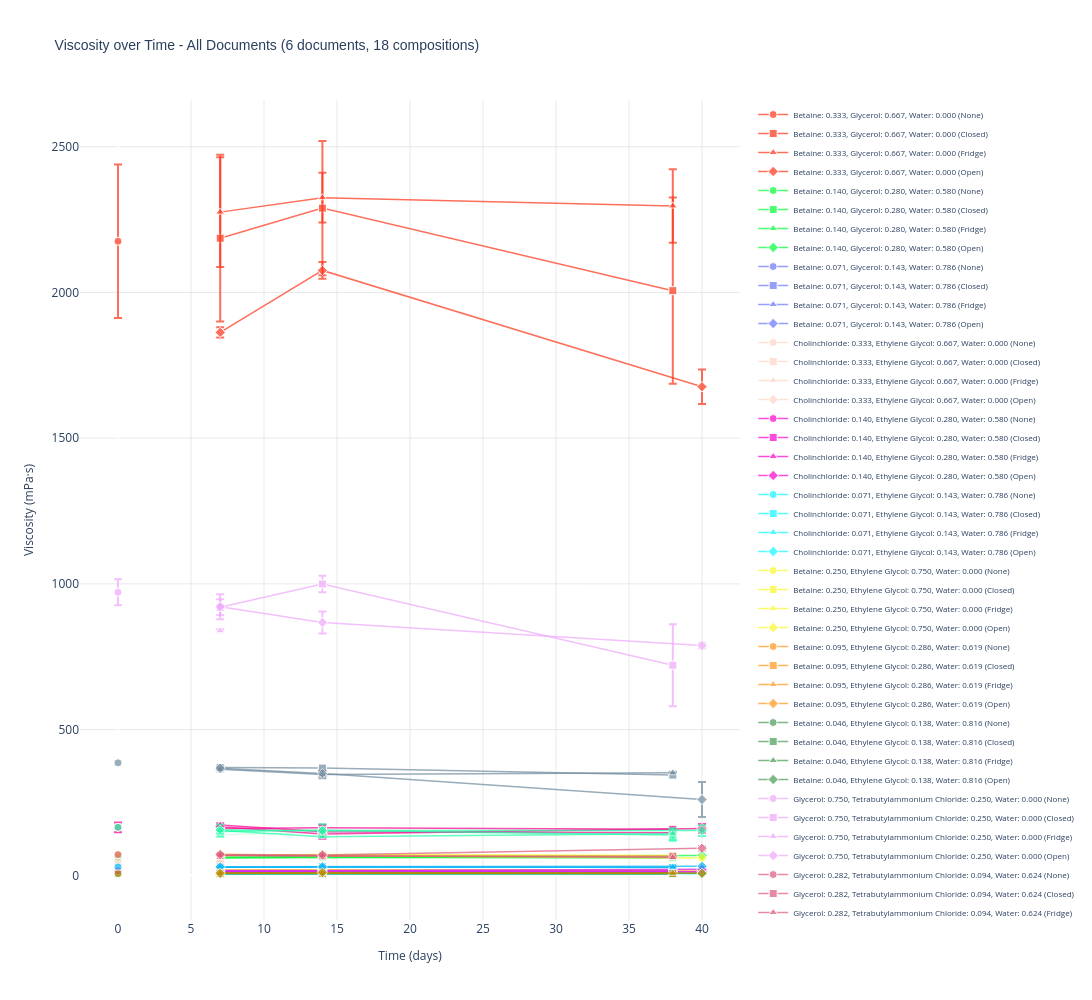

Notebook source saved alongside this figure:
### Code cell
# Extrahiere Viskositätsdaten aus allen Dokumenten
data_by_composition = extract_property_data(
    documents, 
    property_id="viscosity", 
    parameter_id="parameter_time",
    show_summary=False
)

data_by_composition
# Plotte Viskosität über Zeit
plotly_property_over_parameter(
    data_by_composition,
    parameter_label="Time (days)",
    property_label="Viscosity (mPa·s)",
    title="Viscosity over Time",
    num_documents=len(documents)
)

### Figure 1 — Plotly figure (JSON) as saved in the notebook; plotly's stock layout.template omitted (floating-point values rounded to 4 significant figures)
{"data": [{"error_y": {"array": [263.1], "type": "data", "visible": true}, "line": {"color": "#FD3216", "width": 1.5}, "marker": {"color": "#FD3216", "line": {"color": "white", "width": 1}, "size": 8, "symbol": "circle"}, "mode": "lines+markers", "name": "Betaine: 0.333, Glycerol: 0.667, Water: 0.000 (None)", "opacity": 0.7, "showlegend": true, "type": "scatter", "x": [0], "y": [2176.0]}, {"error_y": {"array": [286.2, 230.4, 319.7], "type": "data", "visible": true}, "line": {"color": "#FD3216", "width": 1.5}, "marker": {"color": "#FD3216", "line": {"color": "white", "width": 1}, "size": 8, "symbol": "square"}, "mode": "lines+markers", "name": "Betaine: 0.333, Glycerol: 0.667, Water: 0.000 (Closed)", "opacity": 0.7, "showlegend": true, "type": "scatter", "x": [7, 14, 38], "y": [2186.0, 2289.0, 2006.0]}, {"error_y": {"array": [187.9, 85.22, 126.2], "type": "data", "visible": true}, "line": {"color": "#FD3216", "width": 1.5}, "marker": {"color": "#FD3216", "line": {"color": "white", "width": 1}, "size": 8, "symbol": "triangle-up"}, "mode": "lines+markers", "name": "Betaine: 0.333, Glycerol: 0.667, Water: 0.000 (Fridge)", "opacity": 0.7, "showlegend": true, "type": "scatter", "x": [7, 14, 38], "y": [2276.0, 2325, 2297.0]}, {"error_y": {"array": [17.49, 28.66, 59.17], "type": "data", "visible": true}, "line": {"color": "#FD3216", "width": 1.5}, "marker": {"color": "#FD3216", "line": {"color": "white", "width": 1}, "size": 8, "symbol": "diamond"}, "mode": "lines+markers", "name": "Betaine: 0.333, Glycerol: 0.667, Water: 0.000 (Open)", "opacity": 0.7, "showlegend": true, "type": "scatter", "x": [7, 14, 40], "y": [1863.0, 2076.0, 1677.0]}, {"error_y": {"array": [0.01116], "type": "data", "visible": true}, "line": {"color": "#00FE35", "width": 1.5}, "marker": {"color": "#00FE35", "line": {"color": "white", "width": 1}, "size": 8, "symbol": "circle"}, "mode": "lines+markers", "name": "Betaine: 0.140, Glycerol: 0.280, Water: 0.580 (None)", "opacity": 0.7, "showlegend": true, "type": "scatter", "x": [0], "y": [61.87]}, {"error_y": {"array": [0.2642, 1.969, 0.6178], "type": "data", "visible": true}, "line": {"color": "#00FE35", "width": 1.5}, "marker": {"color": "#00FE35", "line": {"color": "white", "width": 1}, "size": 8, "symbol": "square"}, "mode": "lines+markers", "name": "Betaine: 0.140, Glycerol: 0.280, Water: 0.580 (Closed)", "opacity": 0.7, "showlegend": true, "type": "scatter", "x": [7, 14, 38], "y": [59.22, 63.24, 60.48]}, {"error_y": {"array": [0.3461, 0.5945, 0.5194], "type": "data", "visible": true}, "line": {"color": "#00FE35", "width": 1.5}, "marker": {"color": "#00FE35", "line": {"color": "white", "width": 1}, "size": 8, "symbol": "triangle-up"}, "mode": "lines+markers", "name": "Betaine: 0.140, Glycerol: 0.280, Water: 0.580 (Fridge)", "opacity": 0.7, "showlegend": true, "type": "scatter", "x": [7, 14, 38], "y": [60.58, 61.2, 61.07]}, {"error_y": {"array": [1.585, 0.9725, 0.5215], "type": "data", "visible": true}, "line": {"color": "#00FE35", "width": 1.5}, "marker": {"color": "#00FE35", "line": {"color": "white", "width": 1}, "size": 8, "symbol": "diamond"}, "mode": "lines+markers", "name": "Betaine: 0.140, Glycerol: 0.280, Water: 0.580 (Open)", "opacity": 0.7, "showlegend": true, "type": "scatter", "x": [7, 14, 40], "y": [62.93, 63.76, 68.09]}, {"error_y": {"array": [0.5618], "type": "data", "visible": true}, "line": {"color": "#6A76FC", "width": 1.5}, "marker": {"color": "#6A76FC", "line": {"color": "white", "width": 1}, "size": 8, "symbol": "circle"}, "mode": "lines+markers", "name": "Betaine: 0.071, Glycerol: 0.143, Water: 0.786 (None)", "opacity": 0.7, "showlegend": true, "type": "scatter", "x": [0], "y": [10.68]}, {"error_y": {"array": [0.6963, 0.07651, 0.1438], "type": "data", "visible": true}, "line": {"color": "#6A76FC", "width": 1.5}, "marker": {"color": "#6A76FC", "line": {"color": "white", "width": 1}, "size": 8, "symbol": "square"}, "mode": "lines+markers", "name": "Betaine: 0.071, Glycerol: 0.143, Water: 0.786 (Closed)", "opacity": 0.7, "showlegend": true, "type": "scatter", "x": [7, 14, 38], "y": [10.44, 10.18, 9.73]}, {"error_y": {"array": [0.09546, 0.01276, 0.1649], "type": "data", "visible": true}, "line": {"color": "#6A76FC", "width": 1.5}, "marker": {"color": "#6A76FC", "line": {"color": "white", "width": 1}, "size": 8, "symbol": "triangle-up"}, "mode": "lines+markers", "name": "Betaine: 0.071, Glycerol: 0.143, Water: 0.786 (Fridge)", "opacity": 0.7, "showlegend": true, "type": "scatter", "x": [7, 14, 38], "y": [9.79, 9.93, 9.59]}, {"error_y": {"array": [0.9689, 0.469, 0.05511], "type": "data", "visible": true}, "line": {"color": "#6A76FC", "width": 1.5}, "marker": {"color": "#6A76FC", "line": {"color": "white", "width": 1}, "size": 8, "symbol": "diamond"}, "mode": "lines+markers", "name": "Betaine: 0.071, Glycerol: 0.143, Water: 0.786 (Open)", "opacity": 0.7, "showlegend": true, "type": "scatter", "x": [7, 14, 40], "y": [9.89, 10.45, 11.69]}, {"error_y": {"array": [2.017], "type": "data", "visible": true}, "line": {"color": "#FED4C4", "width": 1.5}, "marker": {"color": "#FED4C4", "line": {"color": "white", "width": 1}, "size": 8, "symbol": "circle"}, "mode": "lines+markers", "name": "Cholinchloride: 0.333, Ethylene Glycol: 0.667, Water: 0.000 (None)", "opacity": 0.7, "showlegend": true, "type": "scatter", "x": [0], "y": [47]}, {"error_y": {"array": [0.2083], "type": "data", "visible": true}, "line": {"color": "#FED4C4", "width": 1.5}, "marker": {"color": "#FED4C4", "line": {"color": "white", "width": 1}, "size": 8, "symbol": "square"}, "mode": "lines+markers", "name": "Cholinchloride: 0.333, Ethylene Glycol: 0.667, Water: 0.000 (Closed)", "opacity": 0.7, "showlegend": true, "type": "scatter", "x": [7], "y": [45]}, {"error_y": {"array": [0.3126], "type": "data", "visible": true}, "line": {"color": "#FED4C4", "width": 1.5}, "marker": {"color": "#FED4C4", "line": {"color": "white", "width": 1}, "size": 8, "symbol": "triangle-up"}, "mode": "lines+markers", "name": "Cholinchloride: 0.333, Ethylene Glycol: 0.667, Water: 0.000 (Fridge)", "opacity": 0.7, "showlegend": true, "type": "scatter", "x": [7], "y": [45]}, {"error_y": {"array": [0.495], "type": "data", "visible": true}, "line": {"color": "#FED4C4", "width": 1.5}, "marker": {"color": "#FED4C4", "line": {"color": "white", "width": 1}, "size": 8, "symbol": "diamond"}, "mode": "lines+markers", "name": "Cholinchloride: 0.333, Ethylene Glycol: 0.667, Water: 0.000 (Open)", "opacity": 0.7, "showlegend": true, "type": "scatter", "x": [7], "y": [46]}, {"error_y": {"array": [0.04725], "type": "data", "visible": true}, "line": {"color": "#FE00CE", "width": 1.5}, "marker": {"color": "#FE00CE", "line": {"color": "white", "width": 1}, "size": 8, "symbol": "circle"}, "mode": "lines+markers", "name": "Cholinchloride: 0.140, Ethylene Glycol: 0.280, Water: 0.580 (None)", "opacity": 0.7, "showlegend": true, "type": "scatter", "x": [0], "y": [12]}, {"error_y": {"array": [0.2449, 0.4932, 0.2866], "type": "data", "visible": true}, "line": {"color": "#FE00CE", "width": 1.5}, "marker": {"color": "#FE00CE", "line": {"color": "white", "width": 1}, "size": 8, "symbol": "square"}, "mode": "lines+markers", "name": "Cholinchloride: 0.140, Ethylene Glycol: 0.280, Water: 0.580 (Closed)", "opacity": 0.7, "showlegend": true, "type": "scatter", "x": [7, 14, 38], "y": [12, 12, 12]}, {"error_y": {"array": [0.134, 0.02652, 0.5554], "type": "data", "visible": true}, "line": {"color": "#FE00CE", "width": 1.5}, "marker": {"color": "#FE00CE", "line": {"color": "white", "width": 1}, "size": 8, "symbol": "triangle-up"}, "mode": "lines+markers", "name": "Cholinchloride: 0.140, Ethylene Glycol: 0.280, Water: 0.580 (Fridge)", "opacity": 0.7, "showlegend": true, "type": "scatter", "x": [7, 14, 38], "y": [12, 12, 12]}, {"error_y": {"array": [0.05582, 0.2278, 0.2256], "type": "data", "visible": true}, "line": {"color": "#FE00CE", "width": 1.5}, "marker": {"color": "#FE00CE", "line": {"color": "white", "width": 1}, "size": 8, "symbol": "diamond"}, "mode": "lines+markers", "name": "Cholinchloride: 0.140, Ethylene Glycol: 0.280, Water: 0.580 (Open)", "opacity": 0.7, "showlegend": true, "type": "scatter", "x": [7, 14, 40], "y": [12, 12, 12]}, {"error_y": {"array": [0.02021], "type": "data", "visible": true}, "line": {"color": "#0DF9FF", "width": 1.5}, "marker": {"color": "#0DF9FF", "line": {"color": "white", "width": 1}, "size": 8, "symbol": "circle"}, "mode": "lines+markers", "name": "Cholinchloride: 0.071, Ethylene Glycol: 0.143, Water: 0.786 (None)", "opacity": 0.7, "showlegend": true, "type": "scatter", "x": [0], "y": [4.61]}, {"error_y": {"array": [0.13, 0.8698, 0.1757], "type": "data", "visible": true}, "line": {"color": "#0DF9FF", "width": 1.5}, "marker": {"color": "#0DF9FF", "line": {"color": "white", "width": 1}, "size": 8, "symbol": "square"}, "mode": "lines+markers", "name": "Cholinchloride: 0.071, Ethylene Glycol: 0.143, Water: 0.786 (Closed)", "opacity": 0.7, "showlegend": true, "type": "scatter", "x": [7, 14, 38], "y": [4.65, 4.9, 4.53]}, {"error_y": {"array": [0.09081, 0.04426, 0.2177], "type": "data", "visible": true}, "line": {"color": "#0DF9FF", "width": 1.5}, "marker": {"color": "#0DF9FF", "line": {"color": "white", "width": 1}, "size": 8, "symbol": "triangle-up"}, "mode": "lines+markers", "name": "Cholinchloride: 0.071, Ethylene Glycol: 0.143, Water: 0.786 (Fridge)", "opacity": 0.7, "showlegend": true, "type": "scatter", "x": [7, 14, 38], "y": [4.62, 5.07, 4.87]}, {"error_y": {"array": [0.03982, 1.773, 0.1876], "type": "data", "visible": true}, "line": {"color": "#0DF9FF", "width": 1.5}, "marker": {"color": "#0DF9FF", "line": {"color": "white", "width": 1}, "size": 8, "symbol": "diamond"}, "mode": "lines+markers", "name": "Cholinchloride: 0.071, Ethylene Glycol: 0.143, Water: 0.786 (Open)", "opacity": 0.7, "showlegend": true, "type": "scatter", "x": [7, 14, 40], "y": [4.58, 5.9, 5.65]}, {"error_y": {"array": [1.126], "type": "data", "visible": true}, "line": {"color": "#F6F926", "width": 1.5}, "marker": {"color": "#F6F926", "line": {"color": "white", "width": 1}, "size": 8, "symbol": "circle"}, "mode": "lines+markers", "name": "Betaine: 0.250, Ethylene Glycol: 0.750, Water: 0.000 (None)", "opacity": 0.7, "showlegend": true, "type": "scatter", "x": [0], "y": [72.01]}, {"error_y": {"array": [0.2754, 1.69, 0.4086], "type": "data", "visible": true}, "line": {"color": "#F6F926", "width": 1.5}, "marker": {"color": "#F6F926", "line": {"color": "white", "width": 1}, "size": 8, "symbol": "square"}, "mode": "lines+markers", "name": "Betaine: 0.250, Ethylene Glycol: 0.750, Water: 0.000 (Closed)", "opacity": 0.7, "showlegend": true, "type": "scatter", "x": [7, 14, 38], "y": [68.29, 71.41, 67.33]}, {"error_y": {"array": [0.07903, 0.5977, 0.7986], "type": "data", "visible": true}, "line": {"color": "#F6F926", "width": 1.5}, "marker": {"color": "#F6F926", "line": {"color": "white", "width": 1}, "size": 8, "symbol": "triangle-up"}, "mode": "lines+markers", "name": "Betaine: 0.250, Ethylene Glycol: 0.750, Water: 0.000 (Fridge)", "opacity": 0.7, "showlegend": true, "type": "scatter", "x": [7, 14, 38], "y": [69.65, 69.16, 68.19]}, {"error_y": {"array": [0.6848, 0.8525, 3.108], "type": "data", "visible": true}, "line": {"color": "#F6F926", "width": 1.5}, "marker": {"color": "#F6F926", "line": {"color": "white", "width": 1}, "size": 8, "symbol": "diamond"}, "mode": "lines+markers", "name": "Betaine: 0.250, Ethylene Glycol: 0.750, Water: 0.000 (Open)", "opacity": 0.7, "showlegend": true, "type": "scatter", "x": [7, 14, 40], "y": [72.06, 67.03, 59.56]}, {"error_y": {"array": [0.07443], "type": "data", "visible": true}, "line": {"color": "#FF9616", "width": 1.5}, "marker": {"color": "#FF9616", "line": {"color": "white", "width": 1}, "size": 8, "symbol": "circle"}, "mode": "lines+markers", "name": "Betaine: 0.095, Ethylene Glycol: 0.286, Water: 0.619 (None)", "opacity": 0.7, "showlegend": true, "type": "scatter", "x": [0], "y": [16.89]}, {"error_y": {"array": [0.0855, 0.1343, 0.3161], "type": "data", "visible": true}, "line": {"color": "#FF9616", "width": 1.5}, "marker": {"color": "#FF9616", "line": {"color": "white", "width": 1}, "size": 8, "symbol": "square"}, "mode": "lines+markers", "name": "Betaine: 0.095, Ethylene Glycol: 0.286, Water: 0.619 (Closed)", "opacity": 0.7, "showlegend": true, "type": "scatter", "x": [7, 14, 38], "y": [16.98, 17.48, 16.89]}, {"error_y": {"array": [0.5138, 0.22, 0.003928], "type": "data", "visible": true}, "line": {"color": "#FF9616", "width": 1.5}, "marker": {"color": "#FF9616", "line": {"color": "white", "width": 1}, "size": 8, "symbol": "triangle-up"}, "mode": "lines+markers", "name": "Betaine: 0.095, Ethylene Glycol: 0.286, Water: 0.619 (Fridge)", "opacity": 0.7, "showlegend": true, "type": "scatter", "x": [7, 14, 38], "y": [17.44, 16.87, 16.75]}, {"error_y": {"array": [1.231, 0.03535, 0.01179], "type": "data", "visible": true}, "line": {"color": "#FF9616", "width": 1.5}, "marker": {"color": "#FF9616", "line": {"color": "white", "width": 1}, "size": 8, "symbol": "diamond"}, "mode": "lines+markers", "name": "Betaine: 0.095, Ethylene Glycol: 0.286, Water: 0.619 (Open)", "opacity": 0.7, "showlegend": true, "type": "scatter", "x": [7, 14, 40], "y": [16.14, 17.43, 18.21]}, {"error_y": {"array": [0.0361], "type": "data", "visible": true}, "line": {"color": "#479B55", "width": 1.5}, "marker": {"color": "#479B55", "line": {"color": "white", "width": 1}, "size": 8, "symbol": "circle"}, "mode": "lines+markers", "name": "Betaine: 0.046, Ethylene Glycol: 0.138, Water: 0.816 (None)", "opacity": 0.7, "showlegend": true, "type": "scatter", "x": [0], "y": [5.81]}, {"error_y": {"array": [0.1042, 1.21, 0.07949], "type": "data", "visible": true}, "line": {"color": "#479B55", "width": 1.5}, "marker": {"color": "#479B55", "line": {"color": "white", "width": 1}, "size": 8, "symbol": "square"}, "mode": "lines+markers", "name": "Betaine: 0.046, Ethylene Glycol: 0.138, Water: 0.816 (Closed)", "opacity": 0.7, "showlegend": true, "type": "scatter", "x": [7, 14, 38], "y": [5.83, 7.09, 5.84]}, {"error_y": {"array": [0.2165, 0.6618, 0.09932], "type": "data", "visible": true}, "line": {"color": "#479B55", "width": 1.5}, "marker": {"color": "#479B55", "line": {"color": "white", "width": 1}, "size": 8, "symbol": "triangle-up"}, "mode": "lines+markers", "name": "Betaine: 0.046, Ethylene Glycol: 0.138, Water: 0.816 (Fridge)", "opacity": 0.7, "showlegend": true, "type": "scatter", "x": [7, 14, 38], "y": [5.74, 6.17, 5.69]}, {"error_y": {"array": [0.4385, 0.3314, 0.1062], "type": "data", "visible": true}, "line": {"color": "#479B55", "width": 1.5}, "marker": {"color": "#479B55", "line": {"color": "white", "width": 1}, "size": 8, "symbol": "diamond"}, "mode": "lines+markers", "name": "Betaine: 0.046, Ethylene Glycol: 0.138, Water: 0.816 (Open)", "opacity": 0.7, "showlegend": true, "type": "scatter", "x": [7, 14, 40], "y": [6.48, 7.03, 7.08]}, {"error_y": {"array": [44.32], "type": "data", "visible": true}, "line": {"color": "#EEA6FB", "width": 1.5}, "marker": {"color": "#EEA6FB", "line": {"color": "white", "width": 1}, "size": 8, "symbol": "circle"}, "mode": "lines+markers", "name": "Glycerol: 0.750, Tetrabutylammonium Chloride: 0.250, Water: 0.000 (None)", "opacity": 0.7, "showlegend": true, "type": "scatter", "x": [0], "y": [971.3]}, {"error_y": {"array": [27.61, 28.14, 140.8], "type": "data", "visible": true}, "line": {"color": "#EEA6FB", "width": 1.5}, "marker": {"color": "#EEA6FB", "line": {"color": "white", "width": 1}, "size": 8, "symbol": "square"}, "mode": "lines+markers", "name": "Glycerol: 0.750, Tetrabutylammonium Chloride: 0.250, Water: 0.000 (Closed)", "opacity": 0.7, "showlegend": true, "type": "scatter", "x": [7, 14, 38], "y": [919.6, 999.6, 720.9]}, {"error_y": {"array": [5.099], "type": "data", "visible": true}, "line": {"color": "#EEA6FB", "width": 1.5}, "marker": {"color": "#EEA6FB", "line": {"color": "white", "width": 1}, "size": 8, "symbol": "triangle-up"}, "mode": "lines+markers", "name": "Glycerol: 0.750, Tetrabutylammonium Chloride: 0.250, Water: 0.000 (Fridge)", "opacity": 0.7, "showlegend": true, "type": "scatter", "x": [7], "y": [839.2]}, {"error_y": {"array": [42.91, 37.44, 8.895], "type": "data", "visible": true}, "line": {"color": "#EEA6FB", "width": 1.5}, "marker": {"color": "#EEA6FB", "line": {"color": "white", "width": 1}, "size": 8, "symbol": "diamond"}, "mode": "lines+markers", "name": "Glycerol: 0.750, Tetrabutylammonium Chloride: 0.250, Water: 0.000 (Open)", "opacity": 0.7, "showlegend": true, "type": "scatter", "x": [7, 14, 40], "y": [921.5, 867.5, 788.4]}, {"error_y": {"array": [1.753], "type": "data", "visible": true}, "line": {"color": "#DC587D", "width": 1.5}, "marker": {"color": "#DC587D", "line": {"color": "white", "width": 1}, "size": 8, "symbol": "circle"}, "mode": "lines+markers", "name": "Glycerol: 0.282, Tetrabutylammonium Chloride: 0.094, Water: 0.624 (None)", "opacity": 0.7, "showlegend": true, "type": "scatter", "x": [0], "y": [70.84]}, {"error_y": {"array": [2.542, 0.1749, 2.237], "type": "data", "visible": true}, "line": {"color": "#DC587D", "width": 1.5}, "marker": {"color": "#DC587D", "line": {"color": "white", "width": 1}, "size": 8, "symbol": "square"}, "mode": "lines+markers", "name": "Glycerol: 0.282, Tetrabutylammonium Chloride: 0.094, Water: 0.624 (Closed)", "opacity": 0.7, "showlegend": true, "type": "scatter", "x": [7, 14, 38], "y": [68.07, 66.66, 65.66]}, {"error_y": {"array": [0.3126, 0.387, 3.434], "type": "data", "visible": true}, "line": {"color": "#DC587D", "width": 1.5}, "marker": {"color": "#DC587D", "line": {"color": "white", "width": 1}, "size": 8, "symbol": "triangle-up"}, "mode": "lines+markers", "name": "Glycerol: 0.282, Tetrabutylammonium Chloride: 0.094, Water: 0.624 (Fridge)", "opacity": 0.7, "showlegend": true, "type": "scatter", "x": [7, 14, 38], "y": [68.56, 67.52, 61.26]}, {"error_y": {"array": [0.1079, 0.3126, 7.48], "type": "data", "visible": true}, "line": {"color": "#DC587D", "width": 1.5}, "marker": {"color": "#DC587D", "line": {"color": "white", "width": 1}, "size": 8, "symbol": "diamond"}, "mode": "lines+markers", "name": "Glycerol: 0.282, Tetrabutylammonium Chloride: 0.094, Water: 0.624 (Open)", "opacity": 0.7, "showlegend": true, "type": "scatter", "x": [7, 14, 40], "y": [71.42, 70.11, 92.91]}, {"error_y": {"array": [0.4838], "type": "data", "visible": true}, "line": {"color": "#D626FF", "width": 1.5}, "marker": {"color": "#D626FF", "line": {"color": "white", "width": 1}, "size": 8, "symbol": "circle"}, "mode": "lines+markers", "name": "Glycerol: 0.135, Tetrabutylammonium Chloride: 0.045, Water: 0.820 (None)", "opacity": 0.7, "showlegend": true, "type": "scatter", "x": [0], "y": [14.47]}, {"error_y": {"array": [0.21, 0.08695, 0.07575], "type": "data", "visible": true}, "line": {"color": "#D626FF", "width": 1.5}, "marker": {"color": "#D626FF", "line": {"color": "white", "width": 1}, "size": 8, "symbol": "square"}, "mode": "lines+markers", "name": "Glycerol: 0.135, Tetrabutylammonium Chloride: 0.045, Water: 0.820 (Closed)", "opacity": 0.7, "showlegend": true, "type": "scatter", "x": [7, 14, 38], "y": [14.37, 14.91, 14.54]}, {"error_y": {"array": [0.167, 0.02233, 0.03722], "type": "data", "visible": true}, "line": {"color": "#D626FF", "width": 1.5}, "marker": {"color": "#D626FF", "line": {"color": "white", "width": 1}, "size": 8, "symbol": "triangle-up"}, "mode": "lines+markers", "name": "Glycerol: 0.135, Tetrabutylammonium Chloride: 0.045, Water: 0.820 (Fridge)", "opacity": 0.7, "showlegend": true, "type": "scatter", "x": [7, 14, 38], "y": [15.22, 14.54, 14.17]}, {"error_y": {"array": [0.08932, 0.1898, 1.041], "type": "data", "visible": true}, "line": {"color": "#D626FF", "width": 1.5}, "marker": {"color": "#D626FF", "line": {"color": "white", "width": 1}, "size": 8, "symbol": "diamond"}, "mode": "lines+markers", "name": "Glycerol: 0.135, Tetrabutylammonium Chloride: 0.045, Water: 0.820 (Open)", "opacity": 0.7, "showlegend": true, "type": "scatter", "x": [7, 14, 40], "y": [15.53, 15.88, 20.55]}, {"error_y": {"array": [5.843], "type": "data", "visible": true}, "line": {"color": "#6E899C", "width": 1.5}, "marker": {"color": "#6E899C", "line": {"color": "white", "width": 1}, "size": 8, "symbol": "circle"}, "mode": "lines+markers", "name": "Cholinchloride: 0.333, Glycerol: 0.667, Water: 0.000 (None)", "opacity": 0.7, "showlegend": true, "type": "scatter", "x": [0], "y": [386]}, {"error_y": {"array": [6.106, 0.3722, 9.17], "type": "data", "visible": true}, "line": {"color": "#6E899C", "width": 1.5}, "marker": {"color": "#6E899C", "line": {"color": "white", "width": 1}, "size": 8, "symbol": "square"}, "mode": "lines+markers", "name": "Cholinchloride: 0.333, Glycerol: 0.667, Water: 0.000 (Closed)", "opacity": 0.7, "showlegend": true, "type": "scatter", "x": [7, 14, 38], "y": [370, 368, 344]}, {"error_y": {"array": [7.294, 12.91, 3.141], "type": "data", "visible": true}, "line": {"color": "#6E899C", "width": 1.5}, "marker": {"color": "#6E899C", "line": {"color": "white", "width": 1}, "size": 8, "symbol": "triangle-up"}, "mode": "lines+markers", "name": "Cholinchloride: 0.333, Glycerol: 0.667, Water: 0.000 (Fridge)", "opacity": 0.7, "showlegend": true, "type": "scatter", "x": [7, 14, 38], "y": [364, 346, 352]}, {"error_y": {"array": [3.722, 8.15, 59.96], "type": "data", "visible": true}, "line": {"color": "#6E899C", "width": 1.5}, "marker": {"color": "#6E899C", "line": {"color": "white", "width": 1}, "size": 8, "symbol": "diamond"}, "mode": "lines+markers", "name": "Cholinchloride: 0.333, Glycerol: 0.667, Water: 0.000 (Open)", "opacity": 0.7, "showlegend": true, "type": "scatter", "x": [7, 14, 40], "y": [367, 349, 260]}, {"error_y": {"array": [0.1786], "type": "data", "visible": true}, "line": {"color": "#00B5F7", "width": 1.5}, "marker": {"color": "#00B5F7", "line": {"color": "white", "width": 1}, "size": 8, "symbol": "circle"}, "mode": "lines+markers", "name": "Cholinchloride: 0.134, Glycerol: 0.268, Water: 0.598 (None)", "opacity": 0.7, "showlegend": true, "type": "scatter", "x": [0], "y": [29]}, {"error_y": {"array": [0.9034, 0.9354, 0.1079], "type": "data", "visible": true}, "line": {"color": "#00B5F7", "width": 1.5}, "marker": {"color": "#00B5F7", "line": {"color": "white", "width": 1}, "size": 8, "symbol": "square"}, "mode": "lines+markers", "name": "Cholinchloride: 0.134, Glycerol: 0.268, Water: 0.598 (Closed)", "opacity": 0.7, "showlegend": true, "type": "scatter", "x": [7, 14, 38], "y": [28, 29, 27]}, {"error_y": {"array": [0.1563, 0.7778, 0.08735], "type": "data", "visible": true}, "line": {"color": "#00B5F7", "width": 1.5}, "marker": {"color": "#00B5F7", "line": {"color": "white", "width": 1}, "size": 8, "symbol": "triangle-up"}, "mode": "lines+markers", "name": "Cholinchloride: 0.134, Glycerol: 0.268, Water: 0.598 (Fridge)", "opacity": 0.7, "showlegend": true, "type": "scatter", "x": [7, 14, 38], "y": [28, 28, 28]}, {"error_y": {"array": [0.003722, 0.577, 0.02208], "type": "data", "visible": true}, "line": {"color": "#00B5F7", "width": 1.5}, "marker": {"color": "#00B5F7", "line": {"color": "white", "width": 1}, "size": 8, "symbol": "diamond"}, "mode": "lines+markers", "name": "Cholinchloride: 0.134, Glycerol: 0.268, Water: 0.598 (Open)", "opacity": 0.7, "showlegend": true, "type": "scatter", "x": [7, 14, 40], "y": [29, 29, 31]}, {"error_y": {"array": [0.06066], "type": "data", "visible": true}, "line": {"color": "#B68E00", "width": 1.5}, "marker": {"color": "#B68E00", "line": {"color": "white", "width": 1}, "size": 8, "symbol": "circle"}, "mode": "lines+markers", "name": "Cholinchloride: 0.067, Glycerol: 0.133, Water: 0.800 (None)", "opacity": 0.7, "showlegend": true, "type": "scatter", "x": [0], "y": [6]}, {"error_y": {"array": [0.05775, 0.111, 0.1016], "type": "data", "visible": true}, "line": {"color": "#B68E00", "width": 1.5}, "marker": {"color": "#B68E00", "line": {"color": "white", "width": 1}, "size": 8, "symbol": "square"}, "mode": "lines+markers", "name": "Cholinchloride: 0.067, Glycerol: 0.133, Water: 0.800 (Closed)", "opacity": 0.7, "showlegend": true, "type": "scatter", "x": [7, 14, 38], "y": [7, 7, 6]}, {"error_y": {"array": [0.1277, 0.1222, 0.1225], "type": "data", "visible": true}, "line": {"color": "#B68E00", "width": 1.5}, "marker": {"color": "#B68E00", "line": {"color": "white", "width": 1}, "size": 8, "symbol": "triangle-up"}, "mode": "lines+markers", "name": "Cholinchloride: 0.067, Glycerol: 0.133, Water: 0.800 (Fridge)", "opacity": 0.7, "showlegend": true, "type": "scatter", "x": [7, 14, 38], "y": [7, 7, 7]}, {"error_y": {"array": [0.07815, 3.706, 0.2964], "type": "data", "visible": true}, "line": {"color": "#B68E00", "width": 1.5}, "marker": {"color": "#B68E00", "line": {"color": "white", "width": 1}, "size": 8, "symbol": "diamond"}, "mode": "lines+markers", "name": "Cholinchloride: 0.067, Glycerol: 0.133, Water: 0.800 (Open)", "opacity": 0.7, "showlegend": true, "type": "scatter", "x": [7, 14, 40], "y": [7, 10, 7]}, {"error_y": {"array": [7.815], "type": "data", "visible": true}, "line": {"color": "#C9FBE5", "width": 1.5}, "marker": {"color": "#C9FBE5", "line": {"color": "white", "width": 1}, "size": 8, "symbol": "circle"}, "mode": "lines+markers", "name": "Lidocaine: 0.500, Oxalic Acid: 0.500, Water: 0.000 (None)", "opacity": 0.7, "showlegend": true, "type": "scatter", "x": [0], "y": [157.9]}, {"error_y": {"array": [10.79, 12.32, 8.374], "type": "data", "visible": true}, "line": {"color": "#C9FBE5", "width": 1.5}, "marker": {"color": "#C9FBE5", "line": {"color": "white", "width": 1}, "size": 8, "symbol": "square"}, "mode": "lines+markers", "name": "Lidocaine: 0.500, Oxalic Acid: 0.500, Water: 0.000 (Closed)", "opacity": 0.7, "showlegend": true, "type": "scatter", "x": [7, 14, 38], "y": [139.3, 147.7, 143.9]}, {"error_y": {"array": [15.0], "type": "data", "visible": true}, "line": {"color": "#C9FBE5", "width": 1.5}, "marker": {"color": "#C9FBE5", "line": {"color": "white", "width": 1}, "size": 8, "symbol": "triangle-up"}, "mode": "lines+markers", "name": "Lidocaine: 0.500, Oxalic Acid: 0.500, Water: 0.000 (Fridge)", "opacity": 0.7, "showlegend": true, "type": "scatter", "x": [7], "y": [159.9]}, {"error_y": {"array": [16.23, 5.434, 12.59], "type": "data", "visible": true}, "line": {"color": "#C9FBE5", "width": 1.5}, "marker": {"color": "#C9FBE5", "line": {"color": "white", "width": 1}, "size": 8, "symbol": "diamond"}, "mode": "lines+markers", "name": "Lidocaine: 0.500, Oxalic Acid: 0.500, Water: 0.000 (Open)", "opacity": 0.7, "showlegend": true, "type": "scatter", "x": [7, 14, 40], "y": [157.4, 158.2, 157.5]}, {"error_y": {"array": [16.64], "type": "data", "visible": true}, "line": {"color": "#FF0092", "width": 1.5}, "marker": {"color": "#FF0092", "line": {"color": "white", "width": 1}, "size": 8, "symbol": "circle"}, "mode": "lines+markers", "name": "Lidocaine: 0.214, Oxalic Acid: 0.214, Water: 0.572 (None)", "opacity": 0.7, "showlegend": true, "type": "scatter", "x": [0], "y": [164.4]}, {"error_y": {"array": [10.23, 2.866, 1.675], "type": "data", "visible": true}, "line": {"color": "#FF0092", "width": 1.5}, "marker": {"color": "#FF0092", "line": {"color": "white", "width": 1}, "size": 8, "symbol": "square"}, "mode": "lines+markers", "name": "Lidocaine: 0.214, Oxalic Acid: 0.214, Water: 0.572 (Closed)", "opacity": 0.7, "showlegend": true, "type": "scatter", "x": [7, 14, 38], "y": [160.7, 163.5, 158.0]}, {"error_y": {"array": [6.066, 24.12, 0.9917], "type": "data", "visible": true}, "line": {"color": "#FF0092", "width": 1.5}, "marker": {"color": "#FF0092", "line": {"color": "white", "width": 1}, "size": 8, "symbol": "triangle-up"}, "mode": "lines+markers", "name": "Lidocaine: 0.214, Oxalic Acid: 0.214, Water: 0.572 (Fridge)", "opacity": 0.7, "showlegend": true, "type": "scatter", "x": [7, 14, 38], "y": [172.4, 149.7, 146.1]}, {"error_y": {"array": [5.955, 14.63, 14.89], "type": "data", "visible": true}, "line": {"color": "#FF0092", "width": 1.5}, "marker": {"color": "#FF0092", "line": {"color": "white", "width": 1}, "size": 8, "symbol": "diamond"}, "mode": "lines+markers", "name": "Lidocaine: 0.214, Oxalic Acid: 0.214, Water: 0.572 (Open)", "opacity": 0.7, "showlegend": true, "type": "scatter", "x": [7, 14, 40], "y": [166.9, 142.0, 160.8]}, {"error_y": {"array": [4.838], "type": "data", "visible": true}, "line": {"color": "#22FFA7", "width": 1.5}, "marker": {"color": "#22FFA7", "line": {"color": "white", "width": 1}, "size": 8, "symbol": "circle"}, "mode": "lines+markers", "name": "Lidocaine: 0.143, Oxalic Acid: 0.143, Water: 0.714 (None)", "opacity": 0.7, "showlegend": true, "type": "scatter", "x": [0], "y": [164.8]}, {"error_y": {"array": [1.154, 1.265, 19.46], "type": "data", "visible": true}, "line": {"color": "#22FFA7", "width": 1.5}, "marker": {"color": "#22FFA7", "line": {"color": "white", "width": 1}, "size": 8, "symbol": "square"}, "mode": "lines+markers", "name": "Lidocaine: 0.143, Oxalic Acid: 0.143, Water: 0.714 (Closed)", "opacity": 0.7, "showlegend": true, "type": "scatter", "x": [7, 14, 38], "y": [150.2, 154.3, 137.9]}, {"error_y": {"array": [20.43, 2.791, 19.54], "type": "data", "visible": true}, "line": {"color": "#22FFA7", "width": 1.5}, "marker": {"color": "#22FFA7", "line": {"color": "white", "width": 1}, "size": 8, "symbol": "triangle-up"}, "mode": "lines+markers", "name": "Lidocaine: 0.143, Oxalic Acid: 0.143, Water: 0.714 (Fridge)", "opacity": 0.7, "showlegend": true, "type": "scatter", "x": [7, 14, 38], "y": [153.8, 132.6, 142.3]}, {"error_y": {"array": [8.895, 21.99, 18.57], "type": "data", "visible": true}, "line": {"color": "#22FFA7", "width": 1.5}, "marker": {"color": "#22FFA7", "line": {"color": "white", "width": 1}, "size": 8, "symbol": "diamond"}, "mode": "lines+markers", "name": "Lidocaine: 0.143, Oxalic Acid: 0.143, Water: 0.714 (Open)", "opacity": 0.7, "showlegend": true, "type": "scatter", "x": [7, 14, 40], "y": [155.6, 152.8, 153.4]}], "layout": {"height": 1000, "hovermode": "closest", "legend": {"font": {"size": 8}, "x": 1.02, "xanchor": "left", "y": 1, "yanchor": "top"}, "plot_bgcolor": "white", "title": {"font": {"family": "Arial, sans-serif", "size": 14}, "text": "Viscosity over Time - All Documents (6 documents, 18 compositions)"}, "width": 1400, "xaxis": {"gridcolor": "lightgray", "gridwidth": 0.5, "range": [-1, null], "title": {"font": {"size": 12}, "text": "Time (days)"}}, "yaxis": {"gridcolor": "lightgray", "gridwidth": 0.5, "title": {"font": {"size": 12}, "text": "Viscosity (mPa·s)"}}}}
